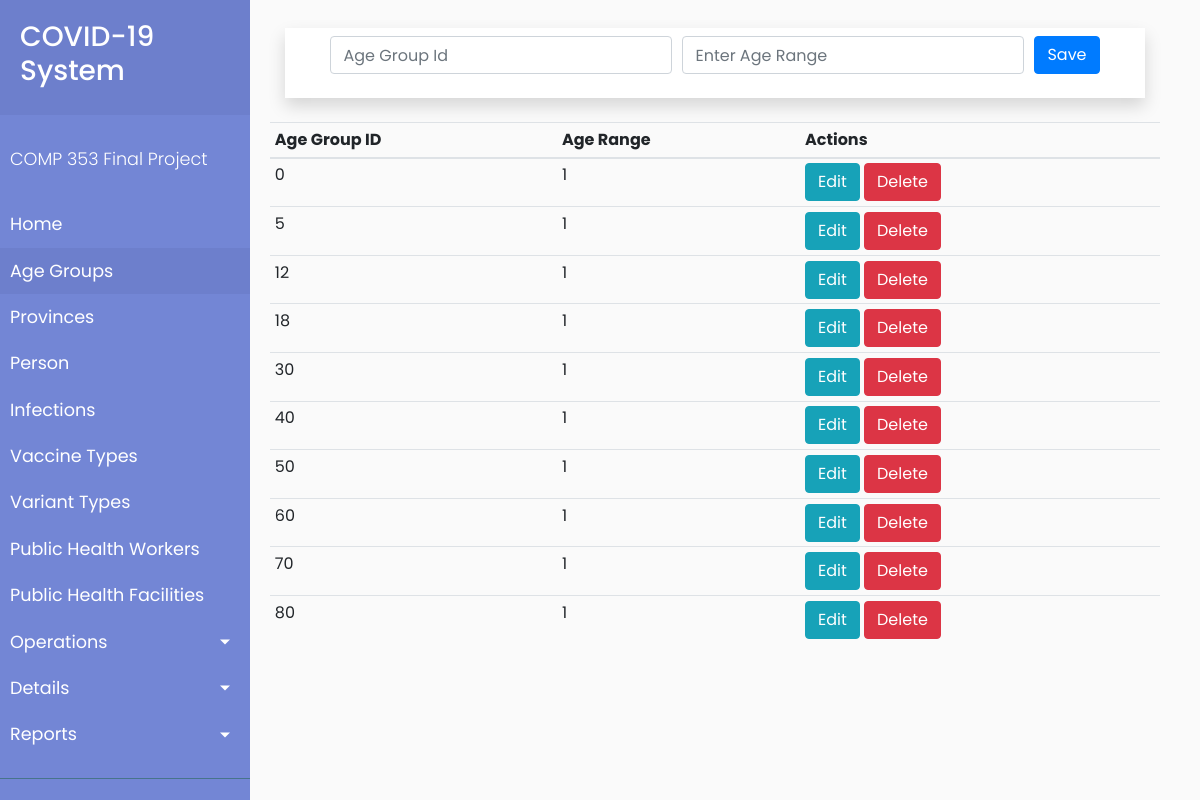
The app's page /client/ageGroup.php, older data.
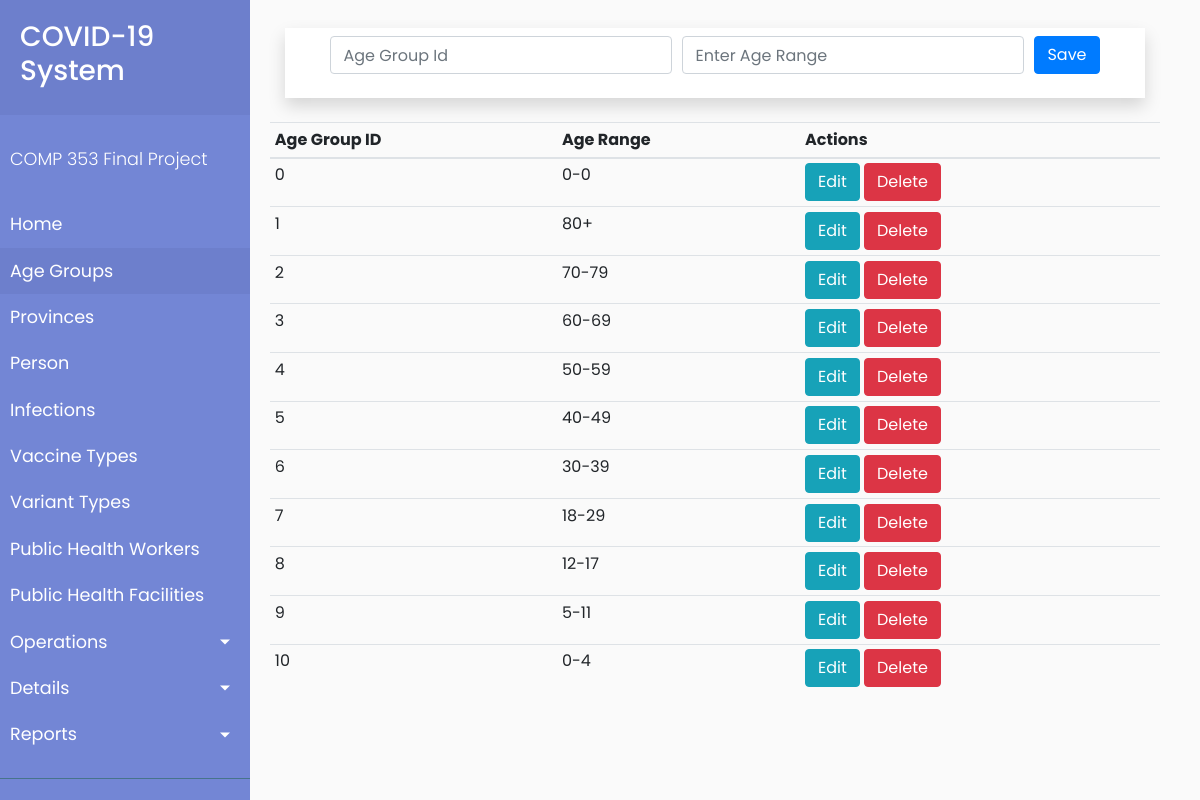
The same page, newer data.
### tables this page shows
CREATE TABLE AgeGroup (
  ageGroupID INT,
  ageRange VARCHAR(20),
  PRIMARY KEY (ageGroupID)
);

### client/processAgeGroup.php (called while the page is built, shortened)
<?php
$ageGroupID = '';
$ageRange = '';
$update = false;

### client/ageGroup.php (the view, shortened to what this page needs)
<?php
    $currentPage = 'Age Group';
    include('common/header.php');
?>
        <div id="content">
            <?php require_once 'processAgeGroup.php'; ?>
            <div class="container">
                <div class="container mt-2 mb-4 p-2 shadow bg-white">
                    <div class="row justify-content-center">
                        <form action="processAgeGroup.php" method="POST">
                            <div class="form-row justify-center">
                                <div class="col-auto form-group">
                                    <input type="number" name="ageGroupID" class="form-control" value="<?php echo $ageGroupID; ?>" placeholder="Age Group Id">
                                </div>
                                <div class="col-auto form-group">
                                    <input type="text" name="ageRange" class="form-control" value="<?php echo $ageRange; ?>" placeholder="Enter Age Range">
                                </div>
                                <div class="col-auto form-group">
                                    <?php
                                    if ($update == true) :
                                    ?>
                                        <button type="submit" name="update" class="btn btn-info">Update</button>
                                    <?php else : ?>
                                        <button type="submit" name="save" class="btn btn-primary">Save</button>
                                    <?php endif; ?>
                                </div>
                        </form>
                    </div>
                </div>
            </div>
            <?php
            $mysqli = new mysqli('c353.c9ohujn2mpyl.us-east-1.rds.amazonaws.com', 'admin', 'hello123', 'PROJECT') or die(mysqli_error($mysqli));
            $result = $mysqli->query("SELECT * FROM AgeGroup") or die($mysqli->error);
            ?>
            <div class="row justify-content-center">
                <table class="table table-sm">
                    <thead>
                        <tr>
                            <th>Age Group ID</th>
                            <th>Age Range</th>
                            <th colspan=2>Actions</th>
                        </tr>
                    </thead>
                    <?php
                    while ($row = $result->fetch_assoc()) : ?>
                        <tr>
                            <td><?php echo $row['ageGroupID']; ?></td>
                            <td><?php echo $row['ageRange']; ?></td>
                            <td>
                                <a href="ageGroup.php?edit=<?php echo $row['ageGroupID']; ?>" class="btn btn-info"> Edit </a>
                                <a href="processAgeGroup.php?delete=<?php echo $row['ageGroupID']; ?>" class="btn btn-danger"> Delete </a>
                            </td>
                        </tr>
                    <?php endwhile; ?>
                </table>
            </div>
            </div>
        </div>
<?php
    include('common/footer.php');
?>

### client/common/header.php (shortened to what this page needs)
<!doctype html>
<html lang="en">
<head>
    <link rel="stylesheet" href="https://stackpath.bootstrapcdn.com/bootstrap/4.4.1/css/bootstrap.min.css">
    <link rel="stylesheet" href="index.css">
     <link rel="stylesheet" href="https://cdnjs.cloudflare.com/ajax/libs/malihu-custom-scrollbar-plugin/3.1.5/jquery.mCustomScrollbar.min.css">
</head>
<body>
    <div class="wrapper">
        <nav id="sidebar">
            <div class="sidebar-header">
                <h3> COVID-19 System</h3>
            </div>
            <ul class="list-unstyled components">
                <p>COMP 353 Final Project</p>
                <li class="<?php echo $currentPage == 'Home' ? 'active': ''?>">
                    <a href="index.php">Home</a>
                </li>
                <li class="<?php echo $currentPage == 'Age Group' ? 'active': ''?>">
                    <a href="ageGroup.php">Age Groups</a>
                </li>
                <li class="<?php echo $currentPage == 'Provinces' ? 'active': ''?>">
                    <a href="provinces.php">Provinces</a>
                </li>
                <li class="<?php echo $currentPage == 'Person' ? 'active': ''?>">
                    <a href="person.php">Person</a>
                </li>
                <li class="<?php echo $currentPage == 'Infections' ? 'active': ''?>">
                    <a href="infections.php">Infections</a>
                </li>
                <li class="<?php echo $currentPage == 'Vaccine Types' ? 'active': ''?>">
                    <a href="vaccineType.php">Vaccine Types</a>
                </li>
                <li class="<?php echo $currentPage == 'Variant Types' ? 'active': ''?>">
                    <a href="variantType.php">Variant Types</a>
                </li>
                <li class="<?php echo $currentPage == 'Public Health Worker' ? 'active': ''?>">
                    <a href="publicHealthWorker.php">Public Health Workers</a>
                </li>
                <li>
                    <a href="#">Public Health Facilities</a>
                </li>
                <li>
                    <a href="#pageSubmenuOp" data-toggle="collapse" aria-expanded="false" class="dropdown-toggle">Operations</a>
                </li>
                <li>
                    <a href="#pageSubmenuDetails" data-toggle="collapse" aria-expanded="false" class="dropdown-toggle">Details</a>
                </li>
                <li>
                    <a href="#pageSubmenuReports" data-toggle="collapse" aria-expanded="false" class="dropdown-toggle">Reports</a>
                </li>
            </ul>
        </nav>

### client/common/footer.php (shortened to what this page needs)
</body>

### client/index.css (style rules this page uses)
body { font-family: "Poppins", sans-serif; background: #fafafa; }
p { font-family: "Poppins", sans-serif; font-size: 1.1em; font-weight: 300; line-height: 1.7em; color: #999; }
a, a:hover, a:focus { color: inherit; text-decoration: none; transition: all 0.3s; }
.wrapper { display: flex; width: 100%; }
#sidebar { width: 250px; position: fixed; top: 0; left: 0; height: 100vh; z-index: 999; background: #7386d5; color: #fff; transition: all 0.3s; }
#sidebar .sidebar-header { padding: 20px; background: #6d7fcc; }
#sidebar ul.components { padding: 20px 0; border-bottom: 1px solid #47748b; }
#sidebar ul p { color: #fff; padding: 10px; }
#sidebar ul li a { padding: 10px; font-size: 1.1em; display: block; }
#sidebar ul li.active > a, a[aria-expanded="true"] { color: #fff; background: #6d7fcc; }
a[data-toggle="collapse"] { position: relative; }
.dropdown-toggle::after { display: block; position: absolute; top: 50%; right: 20px; transform: translateY(-50%); }
#content { width: calc(100% - 250px); padding: 20px 40px 40px 20px; min-height: 100vh; transition: all 0.3s; position: absolute; top: 0; right: 0; }

Row changes from the older to the newer data that the page shows:
removed agegroup: ageGroupID "12", ageRange "1"
removed agegroup: ageGroupID "18", ageRange "1"
removed agegroup: ageGroupID "30", ageRange "1"
removed agegroup: ageGroupID "40", ageRange "1"
removed agegroup: ageGroupID "50", ageRange "1"
removed agegroup: ageGroupID "60", ageRange "1"
removed agegroup: ageGroupID "70", ageRange "1"
removed agegroup: ageGroupID "80", ageRange "1"
changed agegroup id 0: ageRange "1" → "0-0"
added agegroup: ageGroupID "1", ageRange "80+"
added agegroup: ageGroupID "2", ageRange "70-79"
added agegroup: ageGroupID "3", ageRange "60-69"
added agegroup: ageGroupID "4", ageRange "50-59"
changed agegroup id 5: ageRange "1" → "40-49"
added agegroup: ageGroupID "6", ageRange "30-39"
added agegroup: ageGroupID "7", ageRange "18-29"
added agegroup: ageGroupID "8", ageRange "12-17"
added agegroup: ageGroupID "9", ageRange "5-11"
added agegroup: ageGroupID "10", ageRange "0-4"
